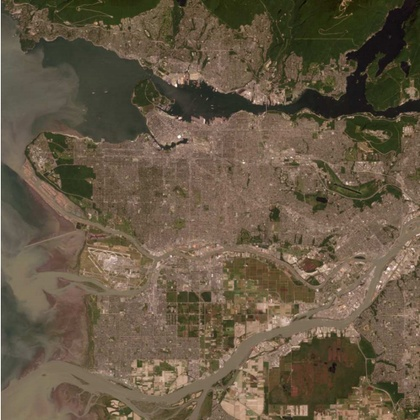
%> input picture SE/im/rgb.jpg, 420 x 420 px, shrunk from 540 x 540 before the run
$ octave main.m   (GNU Octave 9; MATLAB toolbox functions it lacks are replaced by stand-ins)
%> lines starting %> are read from the running program, lines starting %| are printed output that depends on the picture
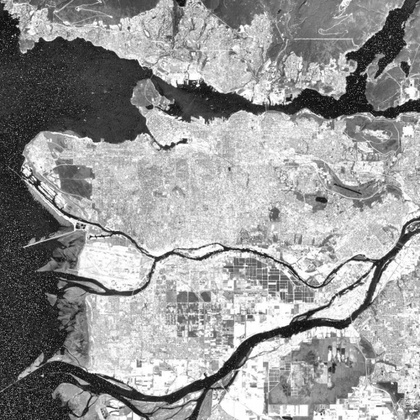
%> input picture SE/im/nir.jpg, 420 x 420 px, shrunk from 540 x 540 before the run
### SE/func/se.m
function [gx,gy] = se(rx, ry, hx, hy)
%SE
[m, n, ~] = size(rx);
%> m = 420; n = 420
gx = zeros(size(rx));
gy = gx;

rx2 = sum(rx.^2, 3);
ry2 = sum(ry.^2, 3);
rxy = sum(rx.*ry, 3);

hx2 = sum(hx.^2, 3);
hy2 = sum(hy.^2, 3);
hxy = sum(hx.*hy, 3);

for i=1:m
    for j=1:n
        st1 = [rx2(i,j) rxy(i, j);rxy(i, j) ry2(i, j)];
        st2 = [hx2(i,j) hxy(i, j);hxy(i, j) hy2(i, j)];
        sq1 = st1^0.5;
        sq2 = st2^0.5;
        temp = sq1*sq2';
        [u, ~, v] = svd(temp);
        o = u*v;
        a = real(pinv(sq1)*o*sq2');
        x = rx(i, j, :);
        y = ry(i, j, :);
        xy = [x(:) y(:)];
        xy = xy*a;
        gx(i,j,:) = xy(:,1);
        gy(i,j,:) = xy(:,2);
    end
end
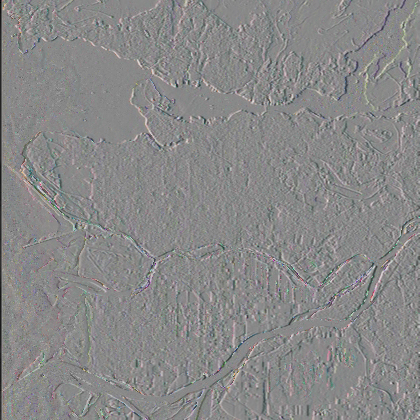
%> gx: size 420x420x3 double; mean R, G, B -0.00135, -0.0021, -0.00273; drawn with min black and max white
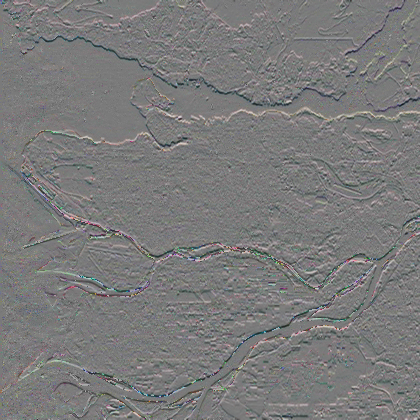
%> gy: size 420x420x3 double; mean R, G, B 0.00068, 0.000244, 5.61e-05; drawn with min black and max white

end

### SE/func/reintegration.m
function out = reintegration(im, gx, gy)
%从梯度重建图像

[m, n, ~] = size(im);
R = im(:,:,1);G = im(:,:,2);B = im(:,:,3);
R2 = R.^2;G2 = G.^2;B2=B.^2;
RG = R.*G;RB = R.*B;GB = G.*B;
P = cat(3, R, G, B, R2, G2, B2, RG, RB, GB);
[Px, Py] = gradient(P);
Pxy = reshape([Px;Py], 2*m*n, 9);
Jxy = [gx;gy];
J1 = Jxy(:,:,1);J2 = Jxy(:,:,2);J3= Jxy(:,:,3);
%> after `J3= Jxy(:,:,3)`:
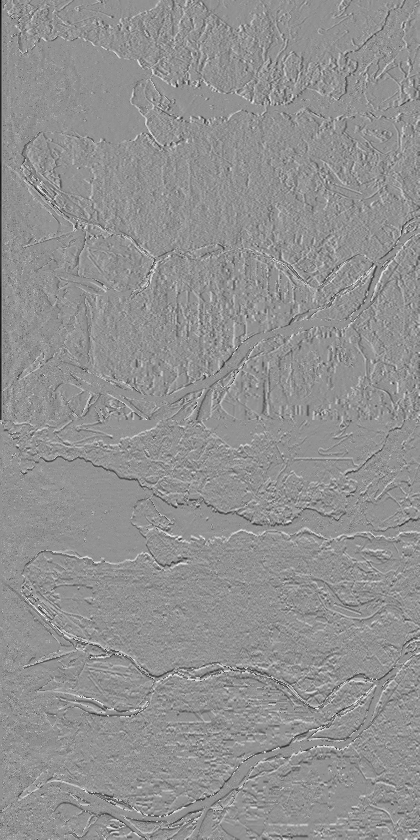
%> J3: size 840x420 double; min -0.738, max 0.551, mean -0.00133; drawn with min black and max white
z1 = pinv((Pxy'*Pxy))*Pxy'*J1(:);
%> z1 = [3.73; 0.747; -1.54; 0.358; 5.58; 1.4; -6.28; 6.76; -9.42]
z2 = pinv((Pxy'*Pxy))*Pxy'*J2(:);
%> z2 = [-0.488; 5.23; -1.6; -1.72; -8.09; -2.14; 6.36; -1.71; 5.51]
z3 = pinv((Pxy'*Pxy))*Pxy'*J3(:);
%> z3 = [-0.0561; 0.735; 2.54; -2.15; -0.893; 0.863; 1.49; 4.23; -5.37]
PP = reshape(P, m*n, 9);
out(:,:,1) = reshape(PP*z1, m, n);
out(:,:,2) = reshape(PP*z2, m, n);
out(:,:,3) = reshape(PP*z3, m, n);
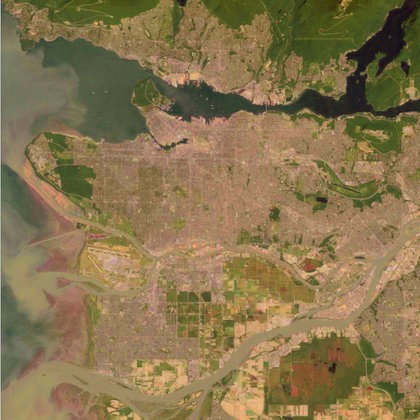
%> out: size 420x420x3 double; mean R, G, B 1.14, 0.977, 0.665; drawn with min black and max white
end

### SE/main.m
clc
clear
close all
addpath im
addpath func

tic
rgb = im2double(imread('rgb.jpg'));
nir = im2double(imread('nir.jpg'));

[rgb_x, rgb_y] = gradient(rgb);
[nir_x, nir_y] = gradient(nir);

hx = cat(3, rgb_x, nir_x);
hy = cat(3, rgb_y, nir_y);

[gx, gy] = se(rgb_x, rgb_y, hx, hy);
out = reintegration(rgb, gx, gy);

%% 简单线性拉伸
% res = (out-min(out(:)))/(max(out(:))-min(out(:)));
%% 色彩回复的拉伸
dyn = 2;
for i=1:3
    Max = mean2(out(:,:,i))+dyn*std2(out(:,:,i));
    Min = mean2(out(:,:,i))-dyn*std2(out(:,:,i));
    res(:,:,i) = (out(:,:,i)-Min)/(Max-Min);
end
%> this loop made 3 passes
%> (Max, Min) on passes 1 to 3: (1.79, 0.482), (1.42, 0.534), (1.1, 0.231)
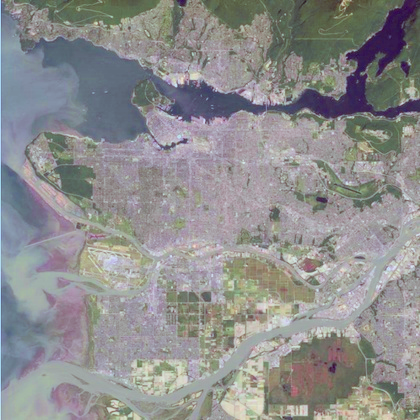
%> res: size 420x420x3 double; mean R, G, B 0.5, 0.5, 0.5; drawn with min black and max white

imshow([rgb nir res])
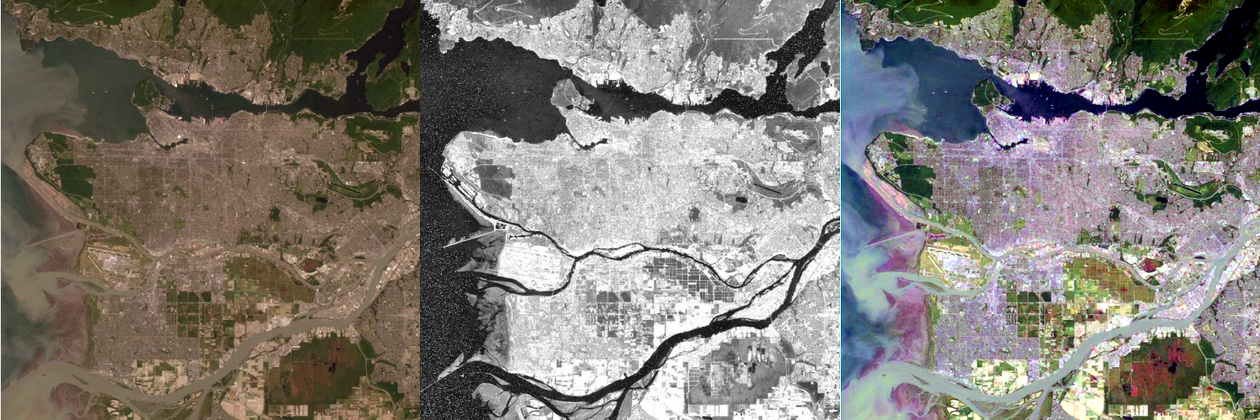
%> displayed picture: size 420x1260x3, on the screen's scale of 0 to 255; mean R, G, B 127.3, 123, 115.8
% imshow([rgb out])
toc
